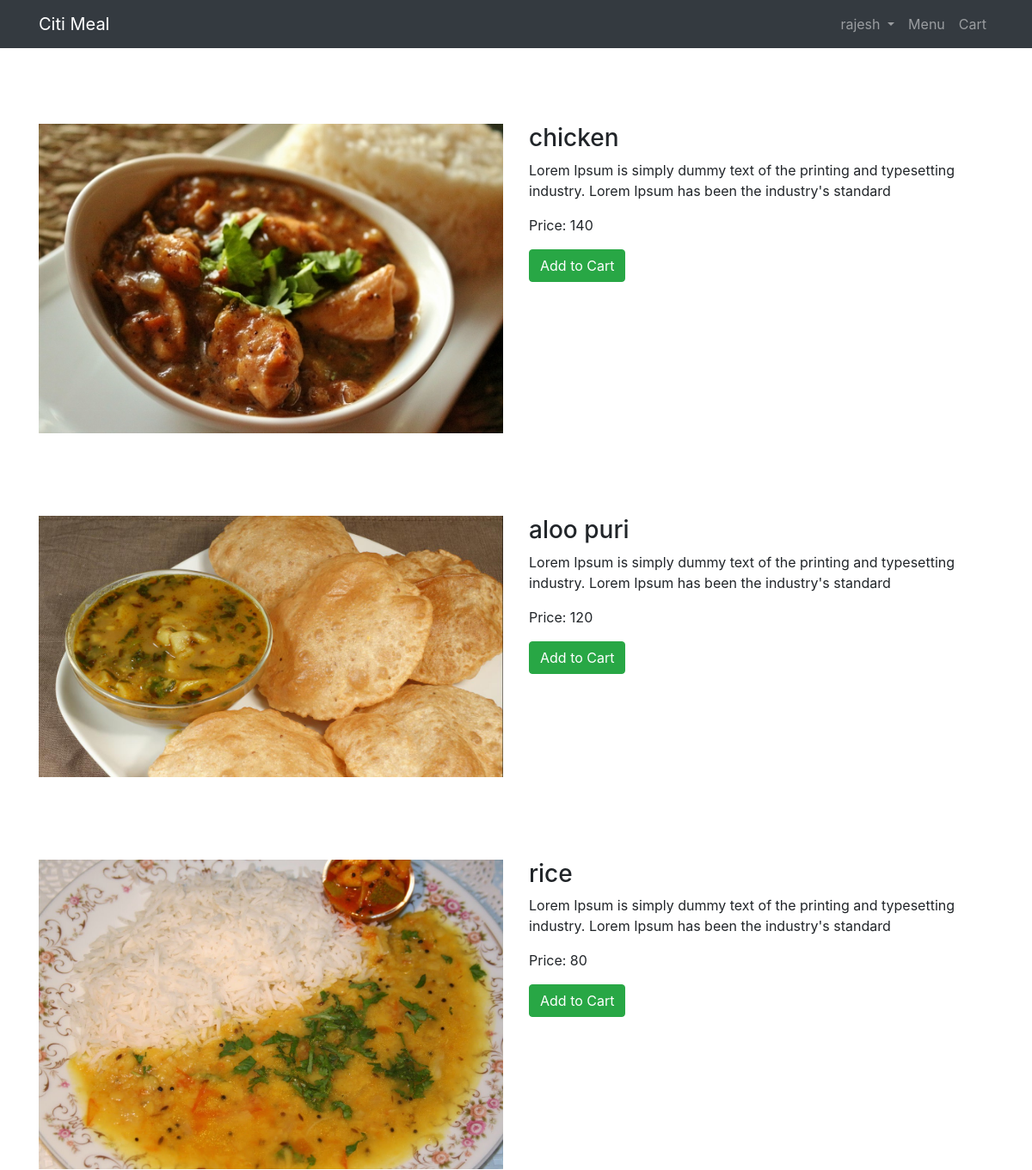
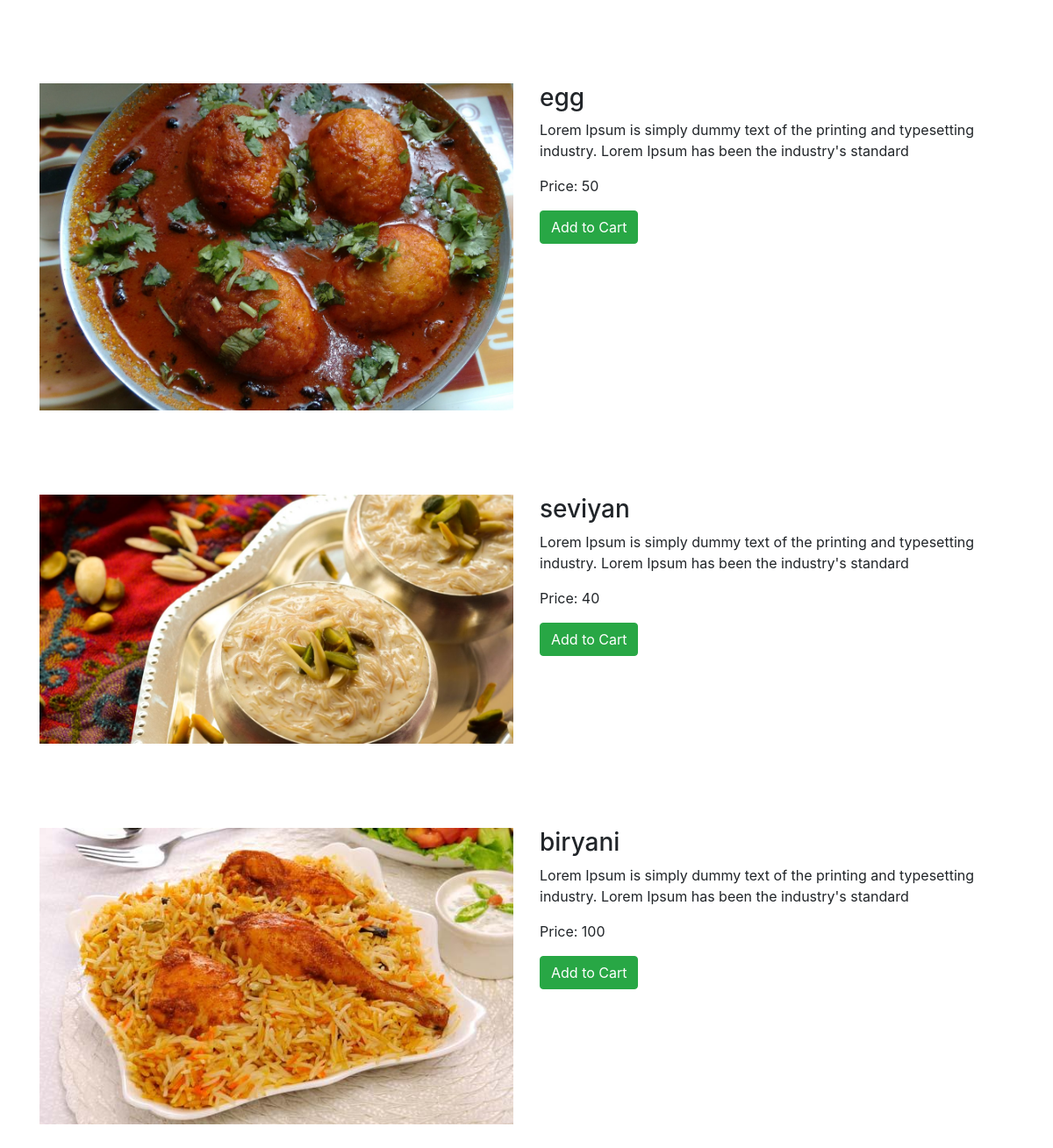
/item/ (signed in), run on the app's committed database (2 pictures, top to bottom).
### citimeal/models.py (models this page shows, shortened)
class Item(models.Model):
    item_id    = models.CharField(max_length=120)
    item_name  = models.CharField(max_length=120, null=True, blank=True)
    description = models.CharField(max_length=120)
    image      = models.ImageField(upload_to="items/", null=True, blank=True)
    price      = models.IntegerField(null=True)
    active     = models.BooleanField(default=True)
    timestamp  = models.DateTimeField(auto_now=False, auto_now_add=True)

### citimeal/views.py (the view)
# urls.py: url(r'^item/', item_page, name='item'),
def item_page(request):
    items = Item.objects.all()
    context = {
        'items' : items
    }
    return render(request, "item.html", context)

### templates/item.html (shortened to what this page needs)
{% extends "base.html" %}
{% block content %}
<div class="container">
  <form method='POST' action='{% url "update" %}'>
    {% for item in items %}
      <div class="row py-5">
        <div class="col-md-6">
          <img src="{{ item.image.url }}" class="img-fluid"><br>
        </div>
        <div class="col-md-6 col-sm-12">
          <h3>{{ item.item_name }}</h3>
          <p>{{ item.description }}</p>
          <p>Price: {{ item.price }}</p>
          <button type="submit" name='item_name' value='{{ item.item_name }}' class="btn btn-success">Add to Cart</button>
        </div>
      </div>
    {% endfor %}
  </form>
</div>
{% endblock %}

### templates/base.html (shortened to what this page needs)
<!doctype html>
<html lang="en">
  <head>
    <link rel="stylesheet" href="https://maxcdn.bootstrapcdn.com/bootstrap/4.0.0/css/bootstrap.min.css">
  </head>
  <body>
    <nav class="navbar navbar-expand-lg navbar-dark bg-dark fixed-top">
      <div class="container">
        <a class="navbar-brand" href="/">Citi Meal</a>
        <div class="collapse navbar-collapse" id="navbarResponsive">
          <ul class="navbar-nav ml-auto">
            {% if request.user.is_authenticated %}
            <li class="nav-item dropdown">
              <a class="nav-link dropdown-toggle" href="/" id="navbarDropdown" role="button" data-toggle="dropdown" aria-haspopup="true" aria-expanded="false">
                {{ request.user }}
              </a>
            </li>
            {% endif %}
            <li class="nav-item">
              <a class="nav-link" href="/item/">Menu</a>
            </li>
            <li class="nav-item">
              <a class="nav-link" href="/cart/">Cart</a>
            </li>
          </ul>
        </div>
      </div>
    </nav>
    <div class="col py-5">
    </div>
    {% block content %}{% endblock %}
  </body>
</html>

### data on the page
Item: image (picture), item_name "chicken", description "Lorem Ipsum is simply dummy text of the printing and typesetting industry. Lorem Ipsum has been the industry's standard", price "140"
Item: image (picture), item_name "aloo puri", description "Lorem Ipsum is simply dummy text of the printing and typesetting industry. Lorem Ipsum has been the industry's standard", price "120"
Item: image (picture), item_name "rice", description "Lorem Ipsum is simply dummy text of the printing and typesetting industry. Lorem Ipsum has been the industry's standard", price "80"
Item: image (picture), item_name "egg", description "Lorem Ipsum is simply dummy text of the printing and typesetting industry. Lorem Ipsum has been the industry's standard", price "50"
Item: image (picture), item_name "seviyan", description "Lorem Ipsum is simply dummy text of the printing and typesetting industry. Lorem Ipsum has been the industry's standard", price "40"
Item: image (picture), item_name "biryani", description "Lorem Ipsum is simply dummy text of the printing and typesetting industry. Lorem Ipsum has been the industry's standard", price "100"

### other printed values
{{ request.user }} "rajesh"
